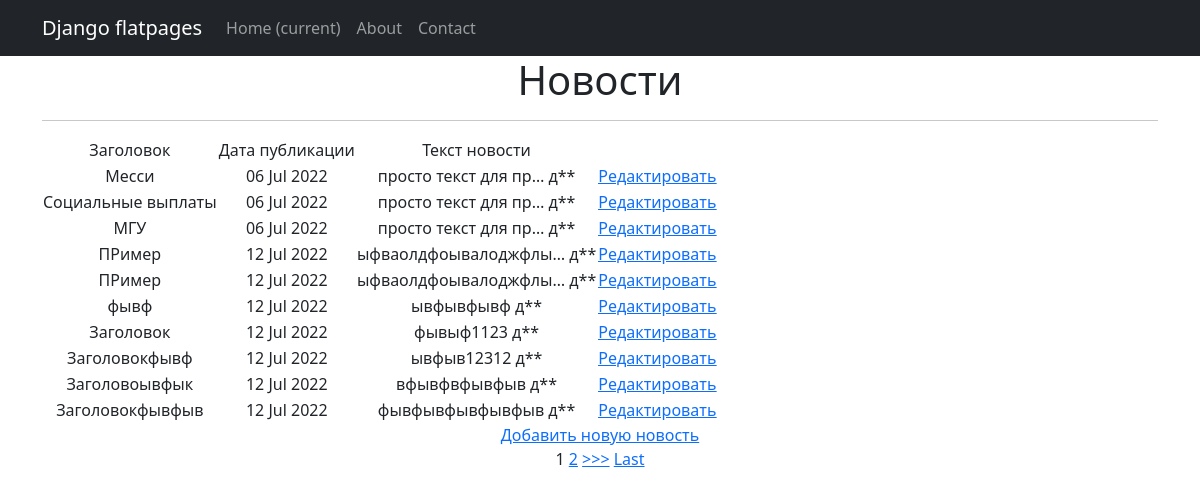
Page /news/ on the committed database.
### news/models.py (models this page shows, shortened)
class Post(models.Model):
    author = models.ForeignKey(to=Author, on_delete=models.CASCADE)
    article_or_news = models.BooleanField(default=True)
    creation_time = models.DateTimeField(auto_now_add=True)
    category = models.ManyToManyField(Category, through='PostCategory')
    header = models.CharField(max_length=255, default='Заголовок')
    a_or_n_text = models.TextField()
    a_or_n_rating = models.IntegerField(default=0)

### news/views.py (the view)
# urls.py: path('', NewsList.as_view()),
class NewsList(ListView):
    model = Post
    ordering = 'creation_time'
    template_name = 'news.html'
    context_object_name = 'news'
    paginate_by = 10

### news/templatetags/custom_filters.py (called while the page is built)
@register.filter()
def censor(value, code='для'):
    postfix = BAD_WORDS[code]
    return f'{value} {postfix}'

### templates/news.html (shortened to what this page needs)
{% extends 'flatpages/default.html' %}
{% load custom_filters %}
{% block content %}
<h1>Новости</h1>
<hr>
       <table>
           <tr>
               <td>Заголовок</td>
               <td>Дата публикации</td>
               <td>Текст новости</td>
           </tr>
           {% for news_detail in news %}
           <tr>
               <td>{{ news_detail.header }}</td>
               <td>{{ news_detail.creation_time|date:'d M Y'  }}</td>
               <td>{{ news_detail.a_or_n_text|truncatechars:20|censor:'для' }}</td>
               <td><a href="{% url 'post_create' %}"><u> Редактировать </u></a></td>
           </tr>
           {% endfor %}
       </table>
<a href="{% url 'post_create' %}">Добавить новую новость</a> <br>
{% if is_paginated %}
    {% for num in page_obj.paginator.page_range %}
        {% if page_obj.number == num %}
            <a>{{ num }}</a>
        {% elif num > page_obj.number|add:'-3' and num < page_obj.number|add:'3' %}
            <a href="?page={{ num }}">{{ num }}</a>
        {% endif %}
    {% endfor %}
    {% if page_obj.has_next %}
        <a href="?page={{ page_obj.next_page_number }}">>>></a>
        <a href="?page={{ page_obj.paginator.num_pages }}">Last</a>
    {% endif %}
{% endif %}
{% endblock content %}

### templates/flatpages/default.html (shortened to what this page needs)
<!DOCTYPE html>
<html lang="en">
    <head>
        {% load static %}
        <link href="{% static 'css/styles.css' %}" rel="stylesheet" />
    </head>
    <body>
        <nav class="navbar navbar-expand-lg navbar-dark bg-dark static-top">
   <div class="container">
       <a class="navbar-brand" href="#">Django flatpages</a>
       <div class="collapse navbar-collapse" id="navbarResponsive">
           <ul class="navbar-nav ml-auto">
               <li class="nav-item active">
                   <a class="nav-link" href="#">Home
                       <span class="sr-only">(current)</span>
                   </a>
               </li>
               <li class="nav-item">
                   <a class="nav-link" href="/about/">About</a>
               </li>
               <li class="nav-item">
                   <a class="nav-link" href="/contacts/">Contact</a>
               </li>
           </ul>
       </div>
   </div>
</nav>
        <div class="container">
            <div class="row">
                <div class="col-lg-12 text-center">
                    {% block content %}{% endblock content %}
                </div>
            </div>
        </div>
    </body>
</html>

### rows in the picture
Post: header "Месси", creation_time "06 Jul 2022", a_or_n_text|censor "просто текст для пр… д**"
Post: header "Социальные выплаты", creation_time "06 Jul 2022", a_or_n_text|censor "просто текст для пр… д**"
Post: header "МГУ", creation_time "06 Jul 2022", a_or_n_text|censor "просто текст для пр… д**"
Post: header "ПРимер", creation_time "12 Jul 2022", a_or_n_text|censor "ыфваолдфоывалоджфлы… д**"
Post: header "ПРимер", creation_time "12 Jul 2022", a_or_n_text|censor "ыфваолдфоывалоджфлы… д**"
Post: header "фывф", creation_time "12 Jul 2022", a_or_n_text|censor "ывфывфывф д**"
Post: header "Заголовок", creation_time "12 Jul 2022", a_or_n_text|censor "фывыф1123 д**"
Post: header "Заголовокфывф", creation_time "12 Jul 2022", a_or_n_text|censor "ывфыв12312 д**"
Post: header "Заголовоывфык", creation_time "12 Jul 2022", a_or_n_text|censor "вфывфвфывфыв д**"
Post: header "Заголовокфывфыв", creation_time "12 Jul 2022", a_or_n_text|censor "фывфывфывфывфыв д**"

### other values in the picture
{{ num }} "1"
{{ num }} "2"
